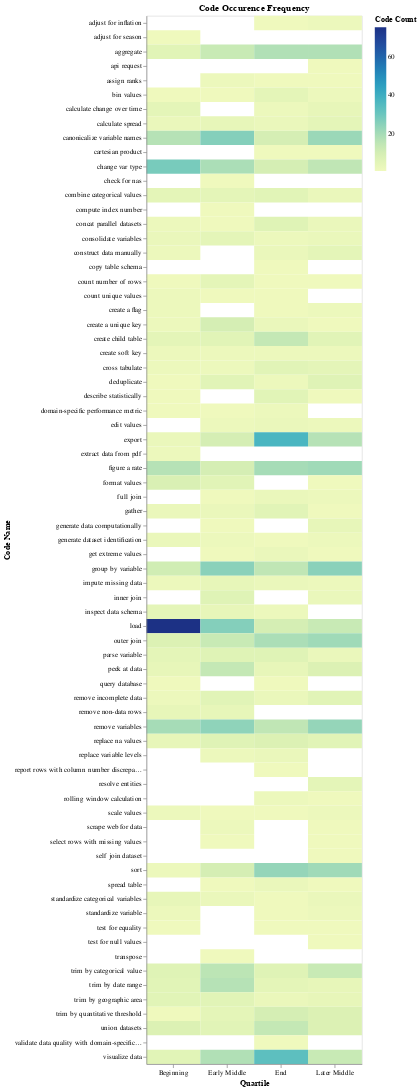

Notebook cell for this chart:
### Markdown cell above
## Visual Analysis

In this section, I begin to analyze this sequence data.

### Quartile Heat Map
We bin the relative `postion` variable, which is the comment index normalized by the number of comments in a PDF document. Then we visualize these ordinal values as heatmap sprovides rough sense of where codes occur during analysis.

### Code cell
seqBin = seq.groupby(['name', 'position_bin'])\
    .position_bin.count().to_frame('count').reset_index()\
    .rename(columns={
        'position_bin': 'Quartile', 
        'name': 'Code Name',
        'count': 'Code Count'
    })

alt.Chart(data=seqBin, 
          title='Code Occurence Frequency',
          width=300)\
    .mark_rect()\
    .encode(
        y='Code Name:O',
        x='Quartile:O',
        color='Code Count:Q',
        tooltip=['Code Name', 'Quartile', 'Code Count']
    )\
    .configure_axisX(labelAngle=0)\
    .interactive()

# TODO group by axial code, maybe

### Figure 1 — Vega-Lite specification as saved in the notebook (floating-point values rounded to 4 significant figures; data arrays with more than 128 entries replaced by an {"elided": "..."} marker saying what was removed)
{"config": {"view": {"continuousWidth": 400, "continuousHeight": 300}, "axisX": {"labelAngle": 0}}, "data": {"name": "data-0c53bf0834456832e862aa8e09782df2"}, "mark": "rect", "encoding": {"color": {"type": "quantitative", "field": "Code Count"}, "tooltip": [{"type": "nominal", "field": "Code Name"}, {"type": "nominal", "field": "Quartile"}, {"type": "quantitative", "field": "Code Count"}], "x": {"type": "ordinal", "field": "Quartile"}, "y": {"type": "ordinal", "field": "Code Name"}}, "selection": {"selector001": {"type": "interval", "bind": "scales", "encodings": ["x", "y"]}}, "title": "Code Occurence Frequency", "width": 300, "$schema": "https://vega.github.io/schema/vega-lite/v4.8.1.json", "datasets": {"data-0c53bf0834456832e862aa8e09782df2": {"elided": "221 records"}}}
